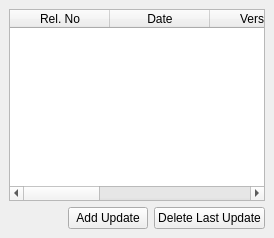
  <widget class="QDockWidget" name="dw_history">
   <property name="windowTitle">
    <string>History</string>
   </property>
   <attribute name="dockWidgetArea">
    <number>8</number>
   </attribute>
   <widget class="QWidget" name="dockWidgetContents">
    <layout class="QGridLayout" name="gridLayout_4">
     <item row="0" column="0" colspan="3">
      <widget class="QTableWidget" name="tw_history">
       <property name="editTriggers">
        <set>QAbstractItemView::NoEditTriggers</set>
       </property>
       <property name="showDropIndicator" stdset="0">
        <bool>false</bool>
       </property>
       <property name="alternatingRowColors">
        <bool>true</bool>
       </property>
       <property name="selectionMode">
        <enum>QAbstractItemView::SingleSelection</enum>
       </property>
       <property name="selectionBehavior">
        <enum>QAbstractItemView::SelectRows</enum>
       </property>
       <property name="wordWrap">
        <bool>false</bool>
       </property>
       <property name="cornerButtonEnabled">
        <bool>false</bool>
       </property>
       <attribute name="horizontalHeaderStretchLastSection">
        <bool>true</bool>
       </attribute>
       <attribute name="verticalHeaderVisible">
        <bool>false</bool>
       </attribute>
       <column>
        <property name="text">
         <string>Rel. No</string>
        </property>
       </column>
       <column>
        <property name="text">
         <string>Date</string>
        </property>
       </column>
       <column>
        <property name="text">
         <string>Version</string>
        </property>
       </column>
       <column>
        <property name="text">
         <string>Comment</string>
        </property>
       </column>
       <column>
        <property name="text">
         <string>Name</string>
        </property>
       </column>
       <column>
        <property name="text">
         <string>Email</string>
        </property>
       </column>
      </widget>
     </item>
     <item row="1" column="2">
      <widget class="QPushButton" name="pb_delete_last_update">
       <property name="text">
        <string>Delete Last Update</string>
       </property>
      </widget>
     </item>
     <item row="1" column="1">
      <widget class="QPushButton" name="pb_add_update">
       <property name="text">
        <string>Add Update</string>
       </property>
      </widget>
     </item>
     <item row="1" column="0">
      <spacer name="horizontalSpacer_4">
       <property name="orientation">
        <enum>Qt::Horizontal</enum>
       </property>
       <property name="sizeHint" stdset="0">
        <size>
         <width>40</width>
         <height>20</height>
        </size>
       </property>
      </spacer>
     </item>
    </layout>
   </widget>
  </widget>
